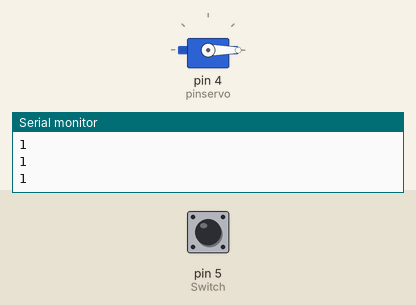
Simulated run of this sketch. Board: Arduino Uno, built with avr-gcc and run on an emulated ATmega328P. On the bench: servo, the last lines printed to the serial monitor. The test bench sets the inputs (shaded band); at power-on: pin 5 (Switch) HIGH.

Above: at 1.2 s.
1.3 s: pin 5 (Switch) pulled LOW for 1 s
At 3.2 s:
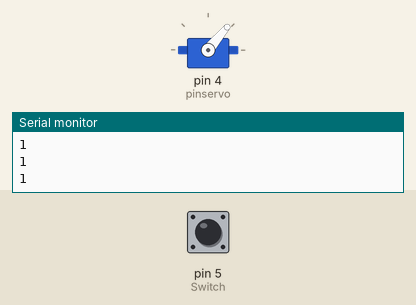
4.3 s: pin 5 (Switch) pulled LOW for 0.15 s
At 5.0 s:
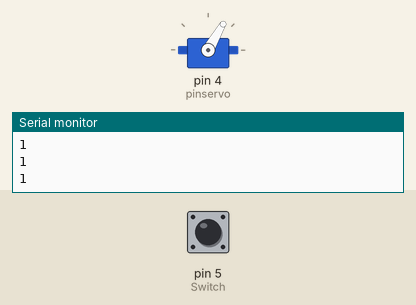
5.9 s: pin 5 (Switch) pulled LOW for 3.2 s
At 9.3 s:
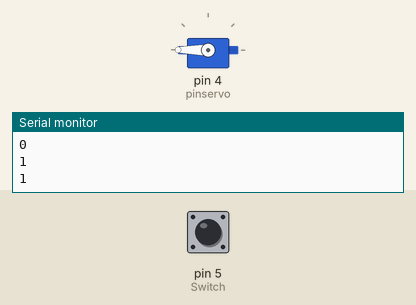
Timing chart, 0 to 10.8 s (numbered marks = the images above; inputs shaded):
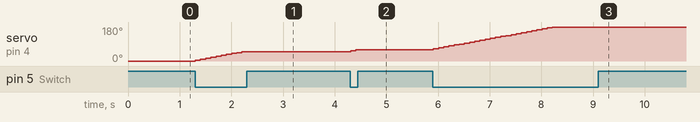

Measured:
- after the input at 1.3 s, servo on pin 4 (pinservo): moves from 0° to 50° over 0.90 s, starting at once
- after the input at 4.3 s, servo on pin 4 (pinservo): 50° → 55° at once, → 60° 0.10 s later
- after the input at 5.9 s, servo on pin 4 (pinservo): moves from 60° to 180° over 2.3 s, starting at once

The sketch:

servo_control.ino
```cpp
#include<Servo.h>

Servo servo;

const int pinservo = 4;
const int Switch = 5;

int motor_angle = 0;

int Switchstate = 1;

void setup() {
  pinMode(Switch, INPUT);
  Serial.begin(9600);
  servo.attach(pinservo);
  servo.write(motor_angle);
}

void loop() {
  Switchstate = Serial.println(digitalRead(Switch));

  if (digitalRead(Switch) == 0) {
    if (motor_angle < 180){
      motor_angle = motor_angle+5;
    }
  }
  servo.write(motor_angle);
  delay(100);
}
```
